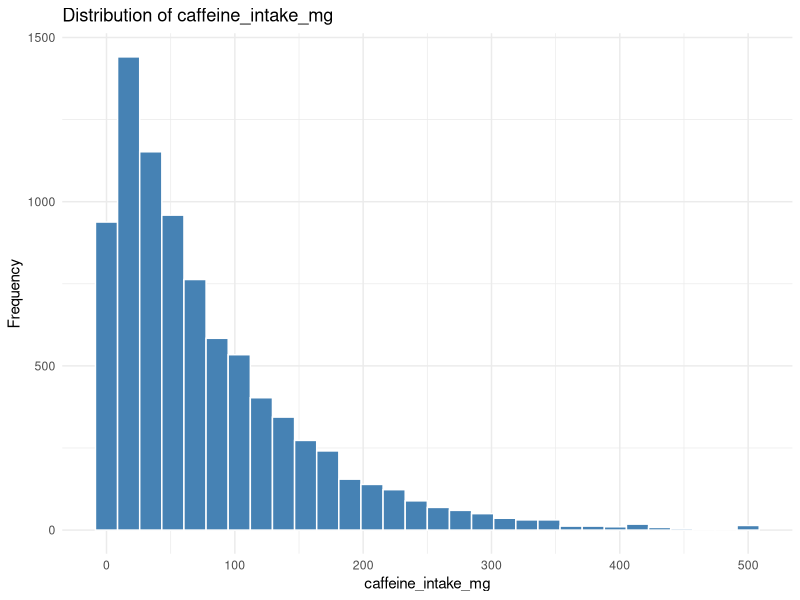
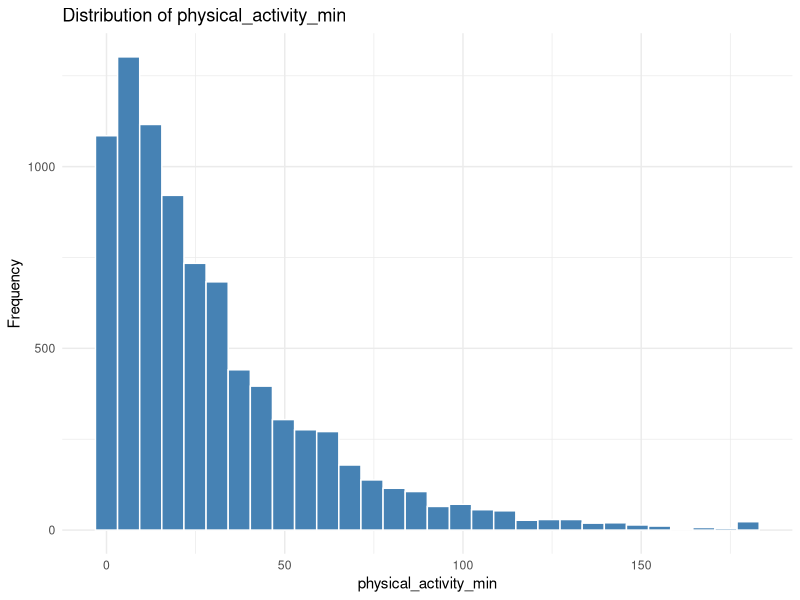
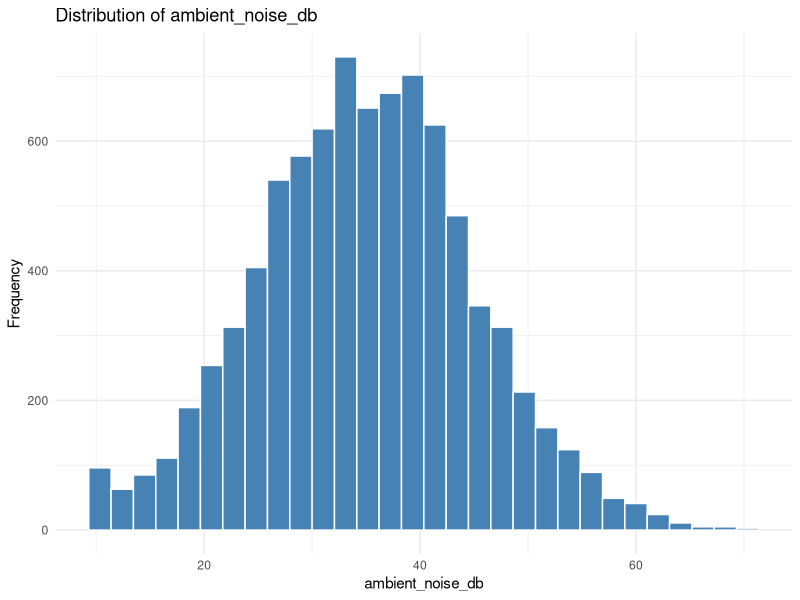
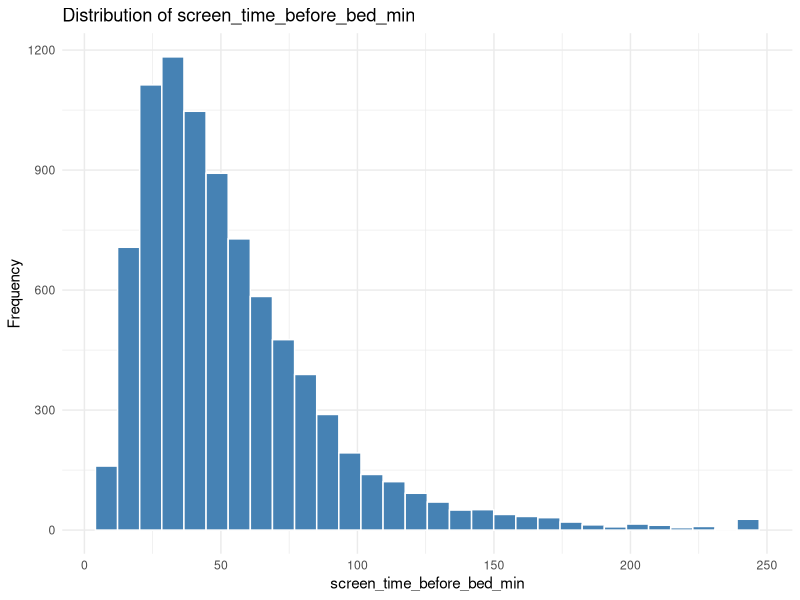
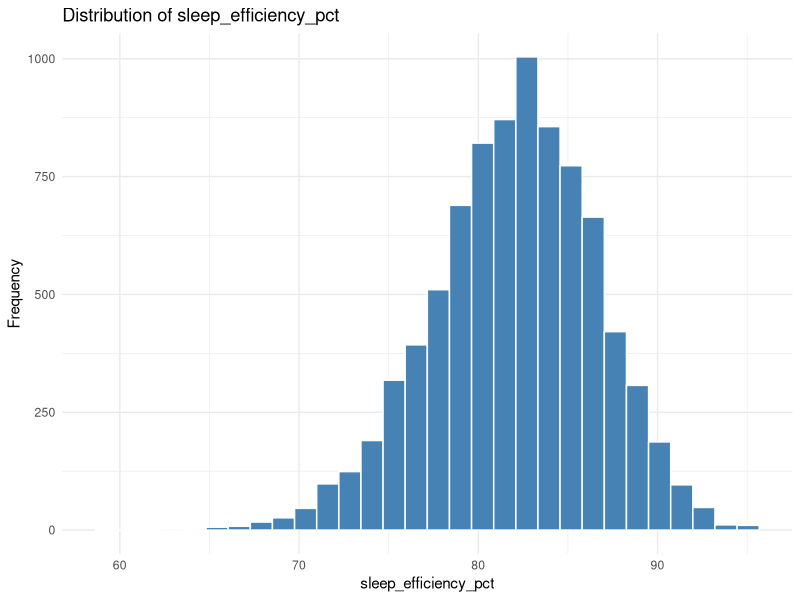
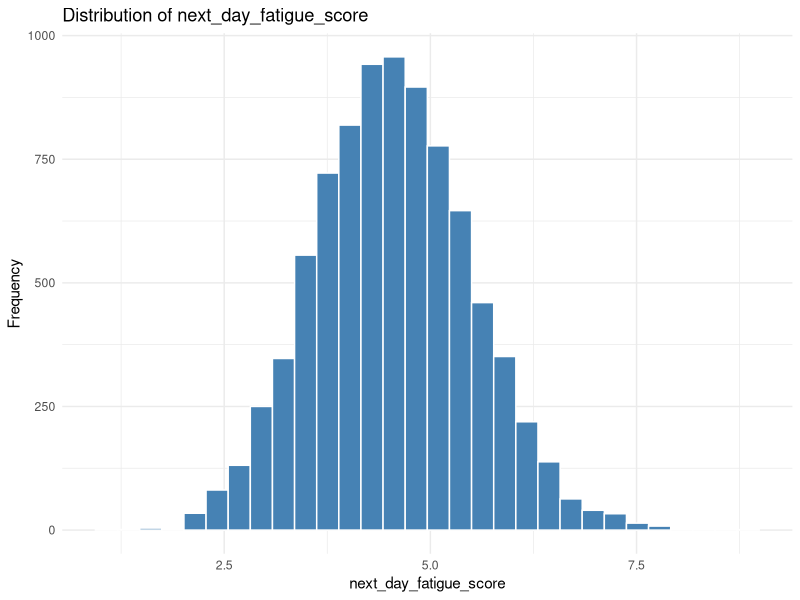
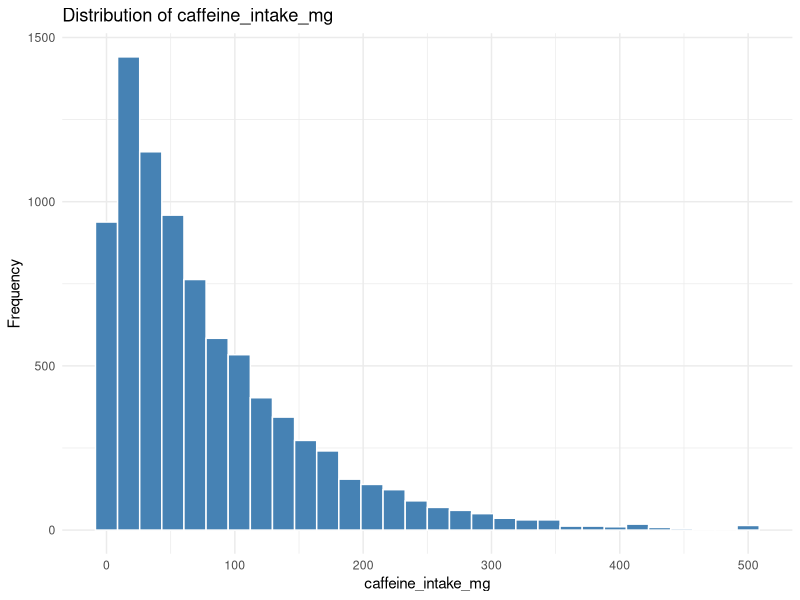
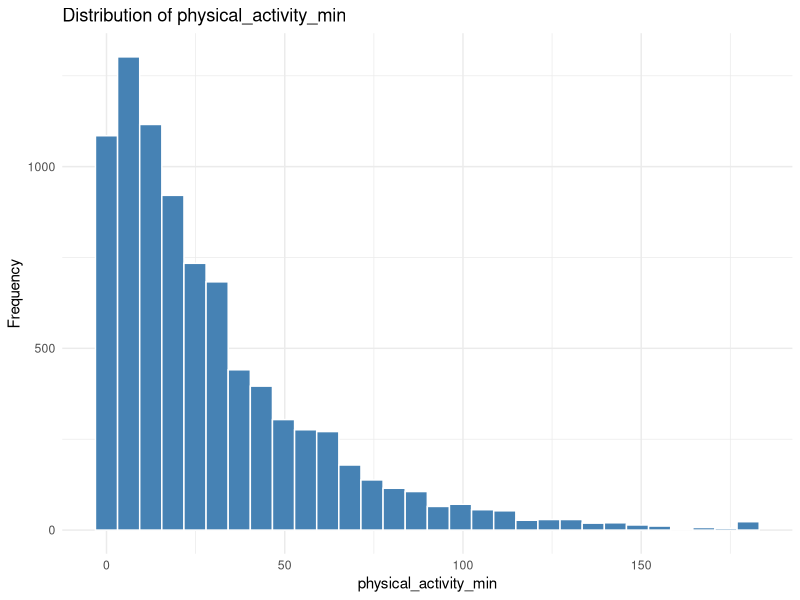

Write the R code that produced these figures, in order.
library(tidyverse)

sleep_data <- read.csv("sleep_debt_screen_time.csv")

# Select variables to visualize
variables <- c(
  "caffeine_intake_mg",
  "physical_activity_min",
  "ambient_noise_db",
  "screen_time_before_bed_min",
  "sleep_efficiency_pct",
  "next_day_fatigue_score"
)

# Create a separate histogram for each variable
for (var in variables) {
  p <- ggplot(sleep_data, aes(x = .data[[var]])) +
    geom_histogram(
      bins = 30,
      fill = "steelblue",
      color = "white"
    ) +
    labs(
      title = paste("Distribution of", var),
      x = var,
      y = "Frequency"
    ) +
    theme_minimal()
  # Display plot
  print(p)
  # Save plot as PNG
  ggsave(
    filename = paste0(var, "_histogram.png"),
    plot = p,
    width = 8,
    height = 6,
    dpi = 300
  )
}
